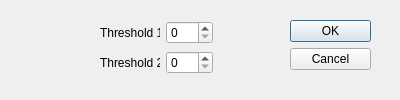
<?xml version="1.0" encoding="UTF-8"?>
<ui version="4.0">
 <class>Dialog_cartoonify</class>
 <widget class="QDialog" name="Dialog_cartoonify">
  <property name="geometry">
   <rect>
    <x>0</x>
    <y>0</y>
    <width>400</width>
    <height>100</height>
   </rect>
  </property>
  <property name="sizePolicy">
   <sizepolicy hsizetype="Fixed" vsizetype="Fixed">
    <horstretch>0</horstretch>
    <verstretch>0</verstretch>
   </sizepolicy>
  </property>
  <property name="minimumSize">
   <size>
    <width>400</width>
    <height>100</height>
   </size>
  </property>
  <property name="maximumSize">
   <size>
    <width>400</width>
    <height>100</height>
   </size>
  </property>
  <property name="windowTitle">
   <string>Cartoonify</string>
  </property>
  <widget class="QDialogButtonBox" name="buttonBox">
   <property name="geometry">
    <rect>
     <x>290</x>
     <y>20</y>
     <width>81</width>
     <height>241</height>
    </rect>
   </property>
   <property name="orientation">
    <enum>Qt::Vertical</enum>
   </property>
   <property name="standardButtons">
    <set>QDialogButtonBox::Cancel|QDialogButtonBox::Ok</set>
   </property>
  </widget>
  <widget class="QWidget" name="">
   <property name="geometry">
    <rect>
     <x>100</x>
     <y>20</y>
     <width>113</width>
     <height>55</height>
    </rect>
   </property>
   <layout class="QGridLayout" name="gridLayout">
    <item row="0" column="0">
     <widget class="QLabel" name="label">
      <property name="text">
       <string>Threshold 1</string>
      </property>
     </widget>
    </item>
    <item row="0" column="1">
     <widget class="QSpinBox" name="spinBox_thresh1">
      <property name="maximum">
       <number>255</number>
      </property>
      <property name="singleStep">
       <number>10</number>
      </property>
     </widget>
    </item>
    <item row="1" column="0">
     <widget class="QLabel" name="label_2">
      <property name="text">
       <string>Threshold 2</string>
      </property>
     </widget>
    </item>
    <item row="1" column="1">
     <widget class="QSpinBox" name="spinBox_thresh2">
      <property name="maximum">
       <number>255</number>
      </property>
      <property name="singleStep">
       <number>10</number>
      </property>
     </widget>
    </item>
   </layout>
  </widget>
 </widget>
 <resources/>
 <connections>
  <connection>
   <sender>buttonBox</sender>
   <signal>accepted()</signal>
   <receiver>Dialog_cartoonify</receiver>
   <slot>accept()</slot>
   <hints>
    <hint type="sourcelabel">
     <x>248</x>
     <y>254</y>
    </hint>
    <hint type="destinationlabel">
     <x>157</x>
     <y>274</y>
    </hint>
   </hints>
  </connection>
  <connection>
   <sender>buttonBox</sender>
   <signal>rejected()</signal>
   <receiver>Dialog_cartoonify</receiver>
   <slot>reject()</slot>
   <hints>
    <hint type="sourcelabel">
     <x>316</x>
     <y>260</y>
    </hint>
    <hint type="destinationlabel">
     <x>286</x>
     <y>274</y>
    </hint>
   </hints>
  </connection>
 </connections>
</ui>
